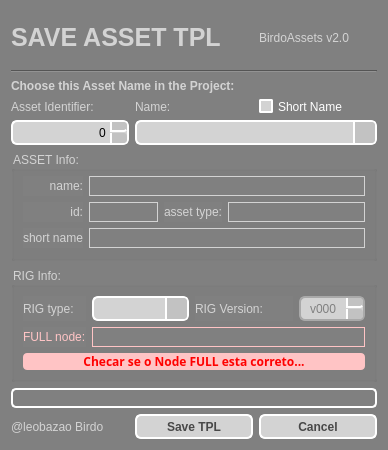
<?xml version="1.0" encoding="UTF-8"?>
<ui version="4.0">
 <class>Form</class>
 <widget class="QWidget" name="Form">
  <property name="geometry">
   <rect>
    <x>0</x>
    <y>0</y>
    <width>388</width>
    <height>450</height>
   </rect>
  </property>
  <property name="windowTitle">
   <string>Save TPL BirdoASSET</string>
  </property>
  <property name="styleSheet">
   <string notr="true">QLabel {
	color: lightgray;
}

QWidget{
	background-color: gray;
}

QGroupBox {
	color: lightgray;
}

QSpinBox {
	color: black;
    border: 2px solid white;
	border-radius: 6px;
	background-color: lightgray;
}

QSpinBox::up-button {
    width: 15px;
	background-color: rgb(194, 194, 194);
    border-left: 2px solid white;
	border-bottom: 2px solid white;
    border-top-right-radius: 3px; /* same radius as the QSpinBox */
    border-bottom-right-radius: 3px;
}

QSpinBox::down-button {
    width: 15px;
	background-color: rgb(194, 194, 194);
    border-left: 2px solid white;
	border-up: 2px solid white;
    border-top-right-radius: 3px; /* same radius as the QSpinBox */
    border-bottom-right-radius: 3px;
}

QSpinBox:hover{
    border: 2px solid #05B8CC;
    color: gray;
}

QSpinBox::disabled {
	border-color: darkgray;
	color: gray;
}

QComboBox {
	color: black;
    border: 2px solid white;
    border-radius: 6px;
    padding: 1px 18px 1px 3px;
    min-width: 6em;
}

QComboBox:!editable, QComboBox::drop-down:editable {
     background: lightgray;
}

QComboBox:on { /* shift the text when the popup opens */
    padding-top: 3px;
    padding-left: 4px;
}

QComboBox::drop-down {
    width: 20px;
	background-color: rgb(194, 194, 194);
    border-left-width: 2px;
    border-left-color: white;
    border-left-style: solid; /* just a single line */
    border-top-right-radius: 3px; /* same radius as the QComboBox */
    border-bottom-right-radius: 3px;
}

QComboBox:hover{
    border: 2px solid #05B8CC;
    color: gray;
}

QComboBox QAbstractItemView{
    border: 2px solid white;
	border-radius: 10px;
    color: gray;
	background-color: lightgray;
    selection-background-color: #05B8CC;
	selection-color: white;
	selection-item-border-radius: 2px;
	padding: 3px 3px ;
}

QComboBox::disabled {
	border-color: darkgray;
	color: gray;
}

QScrollBar:vertical {
	border-left-width: 2px solid white;
	border-radius: 5px;
	background-color: rgb(194, 194, 194);
}

QScrollBar::handle:vertical {
 	border: 2px solid white;
	width: 20px;
}

QScrollBar::add-page:vertical, QScrollBar::sub-page:vertical {
 	border: 2px solid white;
	background: rgb(194, 194, 194);
}
</string>
  </property>
  <layout class="QGridLayout" name="gridLayout_4">
   <item row="0" column="0">
    <layout class="QGridLayout" name="gridLayout_3" rowstretch="1,0,0,0,0,0,0,0,0">
     <item row="5" column="0" colspan="3">
      <widget class="QGroupBox" name="groupAsset">
       <property name="toolTip">
        <string>&lt;html&gt;&lt;head/&gt;&lt;body&gt;&lt;p&gt;Info do Nome de asset escolhido retirada do site do projeto&lt;/p&gt;&lt;/body&gt;&lt;/html&gt;</string>
       </property>
       <property name="styleSheet">
        <string notr="true"/>
       </property>
       <property name="title">
        <string>ASSET Info:</string>
       </property>
       <layout class="QGridLayout" name="gridLayout" rowstretch="0,0,0" columnstretch="0,1,0,2" rowminimumheight="0,0,0">
        <property name="topMargin">
         <number>5</number>
        </property>
        <property name="bottomMargin">
         <number>10</number>
        </property>
        <item row="0" column="0">
         <widget class="QLabel" name="label_6">
          <property name="minimumSize">
           <size>
            <width>0</width>
            <height>0</height>
           </size>
          </property>
          <property name="maximumSize">
           <size>
            <width>16777215</width>
            <height>16777215</height>
           </size>
          </property>
          <property name="font">
           <font>
            <weight>50</weight>
            <bold>false</bold>
           </font>
          </property>
          <property name="text">
           <string>name:</string>
          </property>
          <property name="alignment">
           <set>Qt::AlignRight|Qt::AlignTrailing|Qt::AlignVCenter</set>
          </property>
         </widget>
        </item>
        <item row="1" column="3">
         <widget class="QLabel" name="labelType">
          <property name="minimumSize">
           <size>
            <width>0</width>
            <height>20</height>
           </size>
          </property>
          <property name="toolTip">
           <string>&lt;html&gt;&lt;head/&gt;&lt;body&gt;&lt;p&gt;Tipo de asset&lt;/p&gt;&lt;/body&gt;&lt;/html&gt;</string>
          </property>
          <property name="frameShape">
           <enum>QFrame::Panel</enum>
          </property>
          <property name="text">
           <string/>
          </property>
          <property name="alignment">
           <set>Qt::AlignRight|Qt::AlignTrailing|Qt::AlignVCenter</set>
          </property>
         </widget>
        </item>
        <item row="0" column="1" colspan="3">
         <widget class="QLabel" name="labelName">
          <property name="minimumSize">
           <size>
            <width>0</width>
            <height>20</height>
           </size>
          </property>
          <property name="toolTip">
           <string>&lt;html&gt;&lt;head/&gt;&lt;body&gt;&lt;p&gt;Nome final do tpl a ser salvo&lt;/p&gt;&lt;/body&gt;&lt;/html&gt;</string>
          </property>
          <property name="frameShape">
           <enum>QFrame::Panel</enum>
          </property>
          <property name="text">
           <string/>
          </property>
          <property name="alignment">
           <set>Qt::AlignRight|Qt::AlignTrailing|Qt::AlignVCenter</set>
          </property>
         </widget>
        </item>
        <item row="1" column="2">
         <widget class="QLabel" name="label_14">
          <property name="minimumSize">
           <size>
            <width>0</width>
            <height>0</height>
           </size>
          </property>
          <property name="maximumSize">
           <size>
            <width>16777215</width>
            <height>16777215</height>
           </size>
          </property>
          <property name="font">
           <font>
            <weight>50</weight>
            <bold>false</bold>
           </font>
          </property>
          <property name="text">
           <string>asset type:</string>
          </property>
         </widget>
        </item>
        <item row="1" column="1">
         <widget class="QLabel" name="labelID">
          <property name="minimumSize">
           <size>
            <width>0</width>
            <height>20</height>
           </size>
          </property>
          <property name="toolTip">
           <string>&lt;html&gt;&lt;head/&gt;&lt;body&gt;&lt;p&gt;Id do asset (se disponivel) no site do projeto&lt;/p&gt;&lt;/body&gt;&lt;/html&gt;</string>
          </property>
          <property name="frameShape">
           <enum>QFrame::Panel</enum>
          </property>
          <property name="text">
           <string/>
          </property>
          <property name="alignment">
           <set>Qt::AlignRight|Qt::AlignTrailing|Qt::AlignVCenter</set>
          </property>
         </widget>
        </item>
        <item row="1" column="0">
         <widget class="QLabel" name="label_13">
          <property name="minimumSize">
           <size>
            <width>0</width>
            <height>0</height>
           </size>
          </property>
          <property name="maximumSize">
           <size>
            <width>16777215</width>
            <height>30</height>
           </size>
          </property>
          <property name="font">
           <font>
            <weight>50</weight>
            <bold>false</bold>
           </font>
          </property>
          <property name="text">
           <string>id:</string>
          </property>
          <property name="alignment">
           <set>Qt::AlignRight|Qt::AlignTrailing|Qt::AlignVCenter</set>
          </property>
         </widget>
        </item>
        <item row="2" column="1" colspan="3">
         <widget class="QLabel" name="label_shortName">
          <property name="minimumSize">
           <size>
            <width>0</width>
            <height>20</height>
           </size>
          </property>
          <property name="toolTip">
           <string>&lt;html&gt;&lt;head/&gt;&lt;body&gt;&lt;p&gt;Tipo de asset&lt;/p&gt;&lt;/body&gt;&lt;/html&gt;</string>
          </property>
          <property name="frameShape">
           <enum>QFrame::Panel</enum>
          </property>
          <property name="text">
           <string/>
          </property>
          <property name="alignment">
           <set>Qt::AlignRight|Qt::AlignTrailing|Qt::AlignVCenter</set>
          </property>
         </widget>
        </item>
        <item row="2" column="0">
         <widget class="QLabel" name="label_10">
          <property name="minimumSize">
           <size>
            <width>0</width>
            <height>0</height>
           </size>
          </property>
          <property name="maximumSize">
           <size>
            <width>16777215</width>
            <height>16777215</height>
           </size>
          </property>
          <property name="font">
           <font>
            <weight>50</weight>
            <bold>false</bold>
           </font>
          </property>
          <property name="text">
           <string>short name</string>
          </property>
         </widget>
        </item>
       </layout>
      </widget>
     </item>
     <item row="0" column="0" colspan="2">
      <widget class="QLabel" name="label_7">
       <property name="font">
        <font>
         <pointsize>19</pointsize>
         <weight>75</weight>
         <bold>true</bold>
        </font>
       </property>
       <property name="text">
        <string>SAVE ASSET TPL</string>
       </property>
      </widget>
     </item>
     <item row="1" column="0" colspan="3">
      <widget class="Line" name="line_3">
       <property name="orientation">
        <enum>Qt::Horizontal</enum>
       </property>
      </widget>
     </item>
     <item row="3" column="0">
      <widget class="QLabel" name="label">
       <property name="minimumSize">
        <size>
         <width>0</width>
         <height>0</height>
        </size>
       </property>
       <property name="maximumSize">
        <size>
         <width>16777215</width>
         <height>30</height>
        </size>
       </property>
       <property name="font">
        <font>
         <weight>50</weight>
         <bold>false</bold>
        </font>
       </property>
       <property name="text">
        <string>Asset Identifier:</string>
       </property>
      </widget>
     </item>
     <item row="0" column="2">
      <widget class="QLabel" name="label_11">
       <property name="text">
        <string>BirdoAssets v2.0</string>
       </property>
      </widget>
     </item>
     <item row="4" column="0">
      <widget class="QSpinBox" name="assetIndex">
       <property name="enabled">
        <bool>true</bool>
       </property>
       <property name="minimumSize">
        <size>
         <width>0</width>
         <height>25</height>
        </size>
       </property>
       <property name="styleSheet">
        <string notr="true"/>
       </property>
       <property name="alignment">
        <set>Qt::AlignRight|Qt::AlignTrailing|Qt::AlignVCenter</set>
       </property>
       <property name="maximum">
        <number>999</number>
       </property>
      </widget>
     </item>
     <item row="3" column="1">
      <widget class="QLabel" name="label_3">
       <property name="minimumSize">
        <size>
         <width>0</width>
         <height>0</height>
        </size>
       </property>
       <property name="maximumSize">
        <size>
         <width>16777215</width>
         <height>30</height>
        </size>
       </property>
       <property name="font">
        <font>
         <weight>50</weight>
         <bold>false</bold>
        </font>
       </property>
       <property name="text">
        <string>Name:</string>
       </property>
      </widget>
     </item>
     <item row="2" column="0" colspan="3">
      <widget class="QLabel" name="label_8">
       <property name="font">
        <font>
         <weight>75</weight>
         <bold>true</bold>
        </font>
       </property>
       <property name="styleSheet">
        <string notr="true">QLabel {
	color: lightgray;
}</string>
       </property>
       <property name="text">
        <string>Choose this Asset Name in the Project:</string>
       </property>
      </widget>
     </item>
     <item row="4" column="1" colspan="2">
      <widget class="QComboBox" name="comboAssetName">
       <property name="sizePolicy">
        <sizepolicy hsizetype="Preferred" vsizetype="Preferred">
         <horstretch>0</horstretch>
         <verstretch>0</verstretch>
        </sizepolicy>
       </property>
       <property name="minimumSize">
        <size>
         <width>97</width>
         <height>25</height>
        </size>
       </property>
       <property name="maximumSize">
        <size>
         <width>1000</width>
         <height>1000</height>
        </size>
       </property>
       <property name="toolTip">
        <string>&lt;html&gt;&lt;head/&gt;&lt;body&gt;&lt;p&gt;Escolha um nome de asset existente na lista de assets do projeto&lt;/p&gt;&lt;/body&gt;&lt;/html&gt;</string>
       </property>
       <property name="styleSheet">
        <string notr="true"/>
       </property>
      </widget>
     </item>
     <item row="6" column="0" colspan="3">
      <widget class="QGroupBox" name="groupRIG">
       <property name="enabled">
        <bool>true</bool>
       </property>
       <property name="title">
        <string>RIG Info:</string>
       </property>
       <layout class="QGridLayout" name="gridLayout_2" rowstretch="0,0,0" columnstretch="1,0,2,0" rowminimumheight="0,0,0">
        <item row="0" column="1">
         <widget class="QComboBox" name="comboRigType">
          <property name="enabled">
           <bool>true</bool>
          </property>
          <property name="sizePolicy">
           <sizepolicy hsizetype="Preferred" vsizetype="Preferred">
            <horstretch>0</horstretch>
            <verstretch>0</verstretch>
           </sizepolicy>
          </property>
          <property name="minimumSize">
           <size>
            <width>97</width>
            <height>25</height>
           </size>
          </property>
          <property name="maximumSize">
           <size>
            <width>10000</width>
            <height>10000</height>
           </size>
          </property>
          <property name="toolTip">
           <string>&lt;html&gt;&lt;head/&gt;&lt;body&gt;&lt;p&gt;Tipo de RIG: &lt;/p&gt;&lt;p&gt;- FULL: Rig completo, com o grupo dentro do Grupo TOP, contendo o padrao de nome de Rigs; &lt;/p&gt;&lt;p&gt;- SIMPLE: assets simples, com apenas um drawing, ou um RIG simples de PROP ou CHAR figurantes;&lt;/p&gt;&lt;/body&gt;&lt;/html&gt;</string>
          </property>
          <property name="styleSheet">
           <string notr="true"/>
          </property>
         </widget>
        </item>
        <item row="0" column="2">
         <widget class="QLabel" name="label_9">
          <property name="minimumSize">
           <size>
            <width>0</width>
            <height>0</height>
           </size>
          </property>
          <property name="maximumSize">
           <size>
            <width>16777215</width>
            <height>10000</height>
           </size>
          </property>
          <property name="font">
           <font>
            <weight>50</weight>
            <bold>false</bold>
           </font>
          </property>
          <property name="text">
           <string>RIG Version:</string>
          </property>
         </widget>
        </item>
        <item row="0" column="0">
         <widget class="QLabel" name="label_4">
          <property name="minimumSize">
           <size>
            <width>0</width>
            <height>0</height>
           </size>
          </property>
          <property name="maximumSize">
           <size>
            <width>16777215</width>
            <height>10000</height>
           </size>
          </property>
          <property name="font">
           <font>
            <weight>50</weight>
            <bold>false</bold>
           </font>
          </property>
          <property name="text">
           <string>RIG type:</string>
          </property>
         </widget>
        </item>
        <item row="0" column="3">
         <widget class="QSpinBox" name="spinVersion">
          <property name="enabled">
           <bool>false</bool>
          </property>
          <property name="sizePolicy">
           <sizepolicy hsizetype="Preferred" vsizetype="Preferred">
            <horstretch>0</horstretch>
            <verstretch>0</verstretch>
           </sizepolicy>
          </property>
          <property name="minimumSize">
           <size>
            <width>0</width>
            <height>25</height>
           </size>
          </property>
          <property name="maximumSize">
           <size>
            <width>1000</width>
            <height>1000</height>
           </size>
          </property>
          <property name="toolTip">
           <string>&lt;html&gt;&lt;head/&gt;&lt;body&gt;&lt;p&gt;Escolha a Vesrsao do RIG. &lt;/p&gt;&lt;p&gt;IMPORTANTE: a versao do RIG muda sempre que for modificado nodes ou conexoes dentro do grupo do Rig. Em casos que o RIG e uma variacao de um Original, e nao houver mudancas estruturais, deve-se escolher a mesma verao do RIG original!&lt;/p&gt;&lt;/body&gt;&lt;/html&gt;</string>
          </property>
          <property name="layoutDirection">
           <enum>Qt::LeftToRight</enum>
          </property>
          <property name="styleSheet">
           <string notr="true">QSpinBox::disabled {
	border-color: darkgray;
	color: gray;
}</string>
          </property>
          <property name="alignment">
           <set>Qt::AlignCenter</set>
          </property>
          <property name="prefix">
           <string>v00</string>
          </property>
          <property name="maximum">
           <number>999</number>
          </property>
         </widget>
        </item>
        <item row="1" column="0">
         <widget class="QLabel" name="label_full">
          <property name="minimumSize">
           <size>
            <width>0</width>
            <height>0</height>
           </size>
          </property>
          <property name="maximumSize">
           <size>
            <width>16777215</width>
            <height>10000</height>
           </size>
          </property>
          <property name="font">
           <font>
            <weight>50</weight>
            <bold>false</bold>
           </font>
          </property>
          <property name="styleSheet">
           <string notr="true">QLabel {
	color: rgb(255, 196, 197);
}</string>
          </property>
          <property name="text">
           <string>FULL node:</string>
          </property>
         </widget>
        </item>
        <item row="1" column="1" colspan="3">
         <widget class="QLabel" name="nodeFullPath">
          <property name="minimumSize">
           <size>
            <width>0</width>
            <height>20</height>
           </size>
          </property>
          <property name="toolTip">
           <string>&lt;html&gt;&lt;head/&gt;&lt;body&gt;&lt;p&gt;Id do asset (se disponivel) no site do projeto&lt;/p&gt;&lt;/body&gt;&lt;/html&gt;</string>
          </property>
          <property name="styleSheet">
           <string notr="true">QLabel {
	color: rgb(255, 196, 197);
}</string>
          </property>
          <property name="frameShape">
           <enum>QFrame::Panel</enum>
          </property>
          <property name="text">
           <string/>
          </property>
          <property name="alignment">
           <set>Qt::AlignRight|Qt::AlignTrailing|Qt::AlignVCenter</set>
          </property>
         </widget>
        </item>
        <item row="2" column="0" colspan="4">
         <widget class="QLabel" name="label_warningFULL">
          <property name="font">
           <font>
            <family>Century Gothic</family>
            <weight>75</weight>
            <bold>true</bold>
            <underline>false</underline>
           </font>
          </property>
          <property name="styleSheet">
           <string notr="true">QLabel {
	color: red;
	border-radius: 4px;
	background-color: rgb(255, 196, 197);
}</string>
          </property>
          <property name="text">
           <string>Checar se o Node FULL esta correto...</string>
          </property>
          <property name="alignment">
           <set>Qt::AlignCenter</set>
          </property>
         </widget>
        </item>
       </layout>
      </widget>
     </item>
     <item row="8" column="2">
      <widget class="QPushButton" name="cancelButton">
       <property name="sizePolicy">
        <sizepolicy hsizetype="Preferred" vsizetype="Preferred">
         <horstretch>0</horstretch>
         <verstretch>0</verstretch>
        </sizepolicy>
       </property>
       <property name="minimumSize">
        <size>
         <width>84</width>
         <height>0</height>
        </size>
       </property>
       <property name="maximumSize">
        <size>
         <width>1000</width>
         <height>1000</height>
        </size>
       </property>
       <property name="font">
        <font>
         <weight>75</weight>
         <bold>true</bold>
        </font>
       </property>
       <property name="styleSheet">
        <string notr="true">QPushButton {
	color: rgb(72, 72, 72);
    border: 2px solid white;
    border-radius: 6px;
	background-color: lightgray;
    min-width: 80px;
}

QPushButton:pressed {
	color: red;
    background-color: rgb(255, 196, 197);
}

QPushButton:flat {
    border: none; /* no border for a flat push button */
}

QPushButton:default {
    border-color: navy; /* make the default button prominent */
}

QPushButton:hover{
    border: 2px solid #05B8CC;
    color: black;
}</string>
       </property>
       <property name="text">
        <string>Cancel</string>
       </property>
      </widget>
     </item>
     <item row="8" column="1">
      <widget class="QPushButton" name="saveButton">
       <property name="enabled">
        <bool>true</bool>
       </property>
       <property name="sizePolicy">
        <sizepolicy hsizetype="Minimum" vsizetype="MinimumExpanding">
         <horstretch>0</horstretch>
         <verstretch>0</verstretch>
        </sizepolicy>
       </property>
       <property name="minimumSize">
        <size>
         <width>84</width>
         <height>25</height>
        </size>
       </property>
       <property name="maximumSize">
        <size>
         <width>1000</width>
         <height>1000</height>
        </size>
       </property>
       <property name="font">
        <font>
         <pointsize>9</pointsize>
         <weight>75</weight>
         <bold>true</bold>
        </font>
       </property>
       <property name="styleSheet">
        <string notr="true">QPushButton {
	color: rgb(72, 72, 72);
    border: 2px solid white;
    border-radius: 6px;
	background-color: lightgray;
    min-width: 80px;
}

QPushButton:pressed {
	color: white;
	border-color: white;
    background-color: #05B8CC;
}

QPushButton:flat {
    border: none; /* no border for a flat push button */
}

QPushButton:default {
    border-color: navy; /* make the default button prominent */
}

QPushButton:hover{
    border: 2px solid #05B8CC;
    color: black;
}

QPushButton::disabled {
	border-color: darkgray;
	color: gray;
}</string>
       </property>
       <property name="text">
        <string>Save TPL</string>
       </property>
      </widget>
     </item>
     <item row="3" column="2">
      <widget class="QCheckBox" name="checkShortName">
       <property name="enabled">
        <bool>true</bool>
       </property>
       <property name="styleSheet">
        <string notr="true">QCheckBox {
	color: white;
    spacing: 5px;
}

QCheckBox::indicator:unchecked {
    border: 2px solid white;
	border-radius: 2px;
	background-color: lightgray;
}

QCheckBox::indicator:checked {
    border: 2px solid lightgray;
	border-radius: 1px;
	background-color: rgb(68, 68, 68);
}


QCheckBox:disabled{
	color: lightgray;
}

QCheckBox::indicator:unchecked:disabled {
    border: 2px solid darkgray;
	background-color: darkgray;
}

</string>
       </property>
       <property name="text">
        <string>Short Name</string>
       </property>
      </widget>
     </item>
     <item row="7" column="0" colspan="3">
      <widget class="QProgressBar" name="progressBar">
       <property name="maximumSize">
        <size>
         <width>16777215</width>
         <height>20</height>
        </size>
       </property>
       <property name="styleSheet">
        <string notr="true">QProgressBar {
	color: white;
 padding: 2 2px;
 border: 2px solid white;
    border-radius: 5px;
}

QProgressBar::chunk {
 background-color: #05B8CC;
 width: 20px;
}</string>
       </property>
       <property name="value">
        <number>0</number>
       </property>
       <property name="alignment">
        <set>Qt::AlignCenter</set>
       </property>
       <property name="textVisible">
        <bool>true</bool>
       </property>
       <property name="orientation">
        <enum>Qt::Horizontal</enum>
       </property>
       <property name="invertedAppearance">
        <bool>false</bool>
       </property>
       <property name="textDirection">
        <enum>QProgressBar::TopToBottom</enum>
       </property>
       <property name="format">
        <string/>
       </property>
      </widget>
     </item>
     <item row="8" column="0">
      <widget class="QLabel" name="label_2">
       <property name="text">
        <string>@leobazao Birdo</string>
       </property>
      </widget>
     </item>
    </layout>
   </item>
  </layout>
 </widget>
 <resources/>
 <connections/>
</ui>
